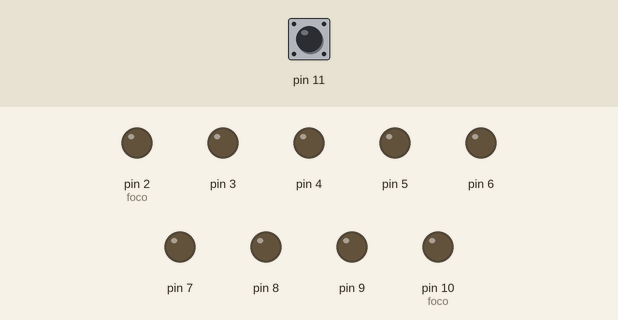
The sketch below on a simulated Arduino Uno, built with avr-gcc and run on an emulated ATmega328P. Parts: output pins drawn as LEDs (lit = HIGH). The inputs (shaded band) are chosen by the test bench; at power-on: pin 11 HIGH.

Above: at 1.2 s.
1.3 s: pin 11 driven LOW
At 1.53 s:
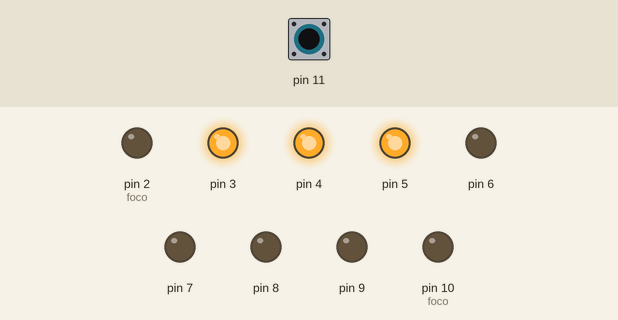
At 2.41 s:
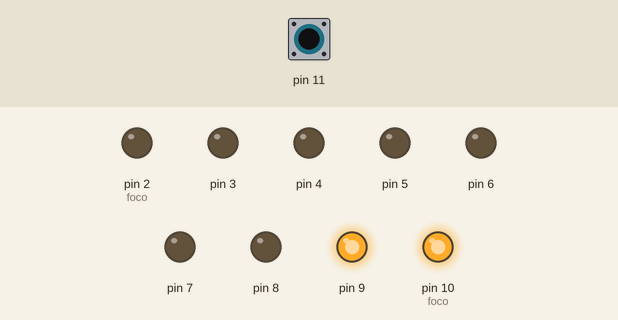
4.3 s: pin 11 pulsed HIGH 2 times (0.12 s each, 0.3 s apart)
At 5.56 s:
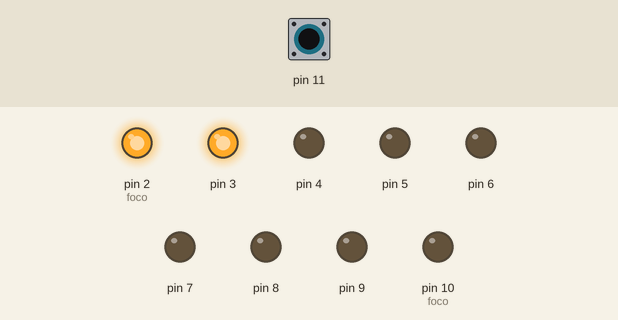
Timing chart, 0 to 7.3 s (numbered marks = the images above; inputs shaded):
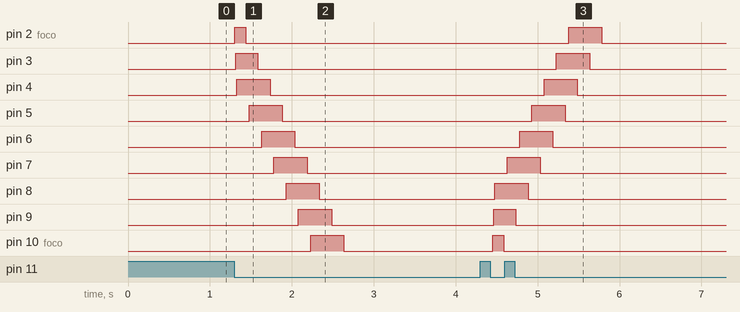

Measured:
- after the input at 1.3 s, pin 2 (foco): LOW → HIGH at once, → LOW 0.14 s later; pin 3: LOW → HIGH at once, → LOW 0.27 s later; pin 4: LOW → HIGH at once, → LOW 0.41 s later; pin 5: LOW → HIGH after 0.18 s, → LOW 0.41 s later; pin 6: LOW → HIGH after 0.33 s, → LOW 0.41 s later
- after the input at 4.3 s, pin 2 (foco): LOW → HIGH after 1.1 s, → LOW 0.41 s later; pin 3: LOW → HIGH after 0.93 s, → LOW 0.41 s later; pin 4: LOW → HIGH after 0.78 s, → LOW 0.41 s later; pin 5: LOW → HIGH after 0.63 s, → LOW 0.41 s later; pin 6: LOW → HIGH after 0.48 s, → LOW 0.41 s later

The sketch:

serie.ino
```cpp
//Christian Alexander Tello Ruiz
//Jesus Haans Lopez Hernandez

void setup() {
  pinMode(2, OUTPUT);
  pinMode(3, OUTPUT);
  pinMode(4, OUTPUT);
  pinMode(5, OUTPUT);
  pinMode(6, OUTPUT);
  pinMode(7, OUTPUT);
  pinMode(8, OUTPUT);
  pinMode(9, OUTPUT);
  pinMode(10, OUTPUT);
  pinMode(11, INPUT);

}
//funcion para ir de izquierda a derecha
void izq_der(){
  int i = 0;
  int prendido1 = 2;
  int prendido2 = 3;
  int prendido3 = 4;
  while(i < 10){
    int foco = 2;
    while(foco < 11){
      if(foco == prendido1 || foco == prendido2 || foco == prendido3){
        digitalWrite(foco, HIGH);
        delay(15);
      }else{
        digitalWrite(foco, LOW);
        delay(15);
      }
      foco++;
    }
    i++;
    prendido1++;
    prendido2++;
    prendido3++;
  }
}
// funcion para prender de derecha a izquierda
void der_izq()
{
  int i = 0;
  int prendido1 = 8;
  int prendido2 = 9;
  int prendido3 = 10;
  while(i < 10){
    int foco = 10;
    while(foco > 1){
      if(foco == prendido1 || foco == prendido2 || foco == prendido3){
        digitalWrite(foco, HIGH);
        delay(15);
      }else{
        digitalWrite(foco, LOW);
        delay(15);
      }
      foco--;
    }
    i++;
    prendido1--;
    prendido2--;
    prendido3--;
  }
}
//entero para decidir de donde a donde iremos
int direccion = 1;
void loop() {
  while(digitalRead(11)){
    delay(50);
    if(!digitalRead(11)){
      //digitalWrite(3, prendido);
      if(direccion){
        izq_der();
        //der_izq();
      }else{
        der_izq();
        //izq_der();
      }
      direccion = !direccion;
    }
  }

}
```
